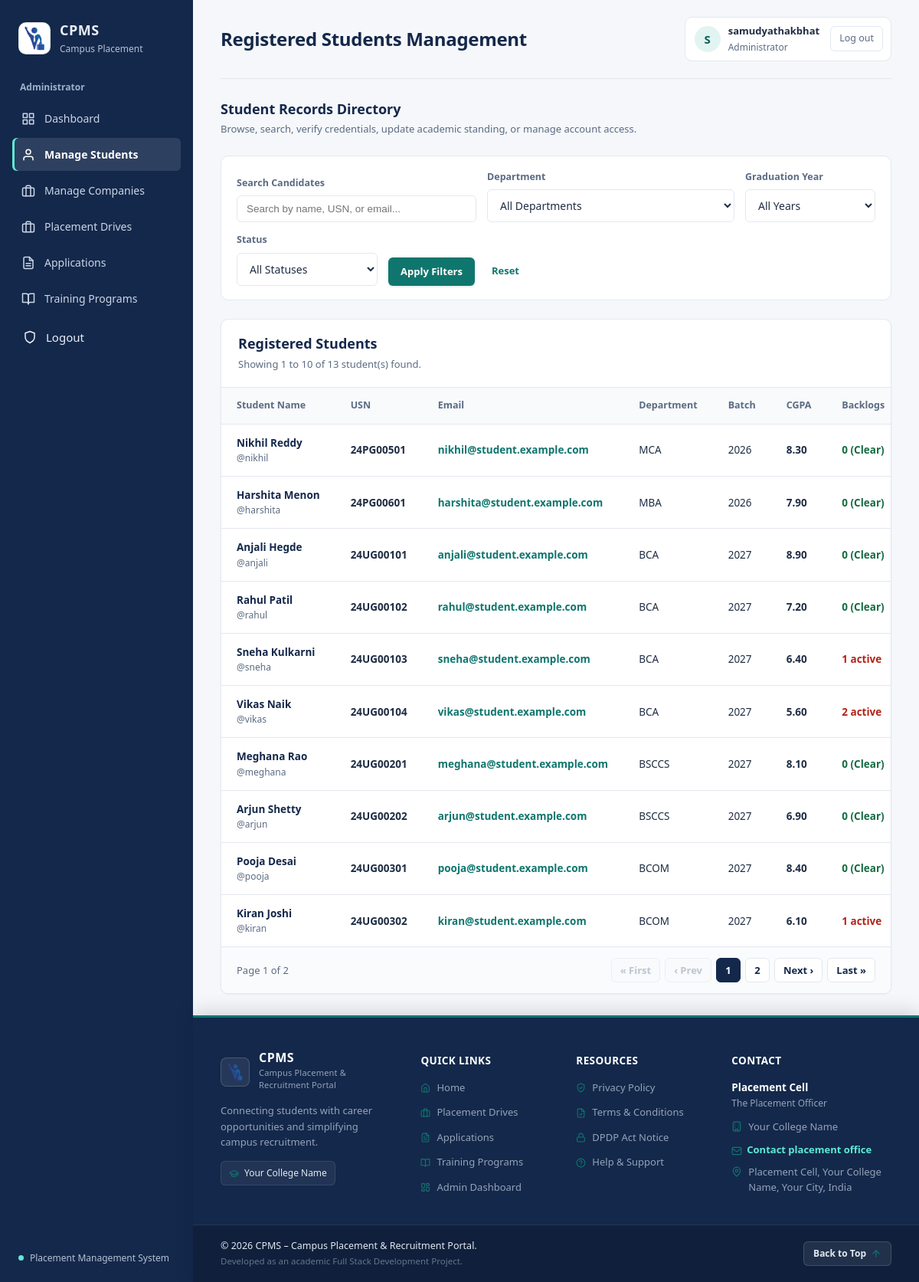
/admin-dashboard/students/ (signed in), run on the app's committed database.
### accounts/models.py (models this page shows, shortened)
class StudentProfile(models.Model):
    user = models.OneToOneField(
        User,
        on_delete=models.CASCADE,
        related_name="student_profile"
    )
    usn = models.CharField(max_length=20, unique=True)
    department = models.ForeignKey(
        Department,
        on_delete=models.PROTECT,
        related_name="students"
    )
    graduation_year = models.PositiveSmallIntegerField()
    cgpa = models.DecimalField(max_digits=4, decimal_places=2)
    active_backlogs = models.PositiveSmallIntegerField(default=0)
    phone = models.CharField(max_length=15, blank=True)
    resume = models.FileField(
        upload_to="resumes/",
        blank=True
    )
    consent_accepted_at = models.DateTimeField(null=True, blank=True)
    consent_version = models.CharField(max_length=20, blank=True)
    created_at = models.DateTimeField(auto_now_add=True)
    class Meta:
        ordering = ["usn"]

class Department(models.Model):
    name = models.CharField(max_length=100, unique=True)
    code = models.CharField(max_length=10, unique=True)
    description = models.TextField(blank=True)
    class Meta:
        ordering = ["name"]

### accounts/admin_views.py (the view, shortened to what this page needs)
# urls.py: path("admin-dashboard/students/", admin_views.admin_student_list_view, name="admin_student_list"),
@staff_required
def admin_student_list_view(request):
    students = (
        StudentProfile.objects.select_related("user", "department")
        .order_by("usn")
    )
    query = request.GET.get("q", "").strip()
    dept_id = request.GET.get("department", "").strip()
    if dept_id.isdigit():
        students = students.filter(department_id=int(dept_id))
    year = request.GET.get("year", "").strip()
    if year.isdigit():
        students = students.filter(graduation_year=int(year))
    status_filter = request.GET.get("status", "").strip()
    if status_filter == "active":
        students = students.filter(user__is_active=True)
    elif status_filter == "inactive":
        students = students.filter(user__is_active=False)
    paginator = Paginator(students, 10)
    page_number = request.GET.get("page", 1)
    page_obj = paginator.get_page(page_number)
    departments = Department.objects.all()
    graduation_years = (
        StudentProfile.objects.values_list("graduation_year", flat=True)
        .distinct()
        .order_by("graduation_year")
    )
    params = request.GET.copy()
    params.pop("page", None)
    query_string = params.urlencode()
    context = {
        "page_obj": page_obj,
        "departments": departments,
        "graduation_years": graduation_years,
        "selected_dept": int(dept_id) if dept_id.isdigit() else "",
        "selected_year": int(year) if year.isdigit() else "",
        "selected_status": status_filter,
        "search_query": query,
        "query_string": query_string,
        "total_count": paginator.count,
    }
    return render(request, "admin_portal/students/list.html", context)

### templates/admin_portal/students/list.html (shortened to what this page needs)
{% extends "base.html" %}
{% block page_heading %}Registered Students Management{% endblock %}
{% block content %}
<div class="welcome-row">
    <div>
        <h2>Student Records Directory</h2>
        <p>Browse, search, verify credentials, update academic standing, or manage account access.</p>
    </div>
</div>
<form method="get" class="training-filters" style="margin-bottom: 24px;">
    <div class="filter-field" style="flex: 2; min-width: 220px;">
        <label for="search-input">Search Candidates</label>
        <input type="text"
               id="search-input"
               name="q"
               value="{{ search_query }}"
               placeholder="Search by name, USN, or email..."
               style="width: 100%; padding: 9px 12px; border: 1px solid var(--border); border-radius: var(--radius-sm); font-size: 13.5px;">
    </div>
    <div class="filter-field" style="min-width: 170px;">
        <label for="dept-select">Department</label>
        <select id="dept-select" name="department">
            <option value="">All Departments</option>
        </select>
    </div>
    <div class="filter-field" style="min-width: 140px;">
        <label for="year-select">Graduation Year</label>
        <select id="year-select" name="year">
            <option value="">All Years</option>
        </select>
    </div>
    <div class="filter-field" style="min-width: 130px;">
        <label for="status-select">Status</label>
        <select id="status-select" name="status">
            <option value="">All Statuses</option>
        </select>
    </div>
    <button type="submit" class="primary-button" style="align-self: flex-end;">Apply Filters</button>
    <a class="reset-link" href="{% url 'admin_student_list' %}" style="align-self: flex-end; padding-bottom: 10px;">Reset</a>
</form>
<section class="panel">
    <div class="panel-heading" style="display: flex; justify-content: space-between; align-items: center;">
        <div>
            <h2>Registered Students</h2>
            <p>Showing {{ page_obj.start_index|default:0 }} to {{ page_obj.end_index|default:0 }} of {{ total_count }} student(s) found.</p>
        </div>
    </div>
    {% if page_obj %}
        <div class="table-wrapper">
            <table>
                <thead>
                    <tr>
                        <th>Student Name</th>
                        <th>USN</th>
                        <th>Email</th>
                        <th>Department</th>
                        <th>Batch</th>
                        <th>CGPA</th>
                        <th>Backlogs</th>
                    </tr>
                </thead>
                <tbody>
                    {% for student in page_obj %}
                    <tr>
                        <td class="student-meta-cell">
                            <strong>{{ student.user.get_full_name|default:student.user.username }}</strong>
                            <small>@{{ student.user.username }}</small>
                        </td>
                        <td><strong>{{ student.usn }}</strong></td>
                        <td><a class="text-link" href="mailto:{{ student.user.email }}">{{ student.user.email }}</a></td>
                        <td>{{ student.department.code }}</td>
                        <td>{{ student.graduation_year }}</td>
                        <td><strong>{{ student.cgpa }}</strong></td>
                        <td>
                            {% if student.active_backlogs > 0 %}
                                <span style="color: var(--danger); font-weight: 600;">{{ student.active_backlogs }} active</span>
                            {% else %}
                                <span style="color: var(--ok); font-weight: 550;">0 (Clear)</span>
                            {% endif %}
                        </td>
                    </tr>
                    {% endfor %}
                </tbody>
            </table>
        </div>
        {% if page_obj.has_other_pages %}
        <div class="pagination-wrapper">
            <span>Page {{ page_obj.number }} of {{ page_obj.paginator.num_pages }}</span>
            <div class="pagination-nav">
                {% if page_obj.has_previous %}
                    <a class="page-btn" href="?page=1{% if query_string %}&{{ query_string }}{% endif %}">&laquo; First</a>
                    <a class="page-btn" href="?page={{ page_obj.previous_page_number }}{% if query_string %}&{{ query_string }}{% endif %}">&lsaquo; Prev</a>
                {% else %}
                    <span class="page-btn disabled">&laquo; First</span>
                    <span class="page-btn disabled">&lsaquo; Prev</span>
                {% endif %}
                {% for p in page_obj.paginator.page_range %}
                    {% if p >= page_obj.number|add:"-2" and p <= page_obj.number|add:"2" %}
                        {% if p == page_obj.number %}
                            <span class="page-btn active">{{ p }}</span>
                        {% else %}
                            <a class="page-btn" href="?page={{ p }}{% if query_string %}&{{ query_string }}{% endif %}">{{ p }}</a>
                        {% endif %}
                    {% endif %}
                {% endfor %}
                {% if page_obj.has_next %}
                    <a class="page-btn" href="?page={{ page_obj.next_page_number }}{% if query_string %}&{{ query_string }}{% endif %}">Next &rsaquo;</a>
                    <a class="page-btn" href="?page={{ page_obj.paginator.num_pages }}{% if query_string %}&{{ query_string }}{% endif %}">Last &raquo;</a>
                {% else %}
                    <span class="page-btn disabled">Next &rsaquo;</span>
                    <span class="page-btn disabled">Last &raquo;</span>
                {% endif %}
            </div>
        </div>
        {% endif %}
    {% else %}
        <div class="empty-state">
            <h3>No students match your criteria</h3>
            <p>Try modifying your search keywords or resetting the department and year filters.</p>
            <a class="text-link" href="{% url 'admin_student_list' %}">Reset all filters</a>
        </div>
    {% endif %}
</section>
{% endblock %}

### templates/base.html (shortened to what this page needs)
{% load static %}
<!DOCTYPE html>
<html lang="en">
<head>
    <link rel="stylesheet" href="{% static 'css/style.css' %}?v=4">
</head>
<body>
    {% with page=request.resolver_match.url_name %}
    <div class="app-shell" id="top">
        <aside class="sidebar">
            <a class="brand" href="/">
                <span class="brand-mark">
                    <img src="{% static 'images/cpms_emblem.png' %}" alt="CPMS" class="brand-logo-img">
                </span>
                <span>
                    <strong>CPMS</strong>
                    <small>Campus Placement</small>
                </span>
            </a>
            {% if user.is_staff or user.is_superuser %}
            <p class="nav-label">Administrator</p>
            <nav class="navigation">
                <a data-icon="grid" class="nav-link {% if page == 'staff_dashboard' or page == 'admin_dashboard' %}active{% endif %}" href="{% url 'admin_dashboard' %}">Dashboard</a>
                <a data-icon="user" class="nav-link {% if 'admin_student' in page %}active{% endif %}" href="{% url 'admin_student_list' %}">Manage Students</a>
                <a data-icon="briefcase" class="nav-link {% if 'admin_company' in page %}active{% endif %}" href="{% url 'admin_company_list' %}">Manage Companies</a>
                <a data-icon="briefcase" class="nav-link {% if 'admin_drive' in page or page == 'placement_drives' or page == 'drive_detail' %}active{% endif %}" href="{% url 'admin_drive_list' %}">Placement Drives</a>
                <a data-icon="file" class="nav-link {% if 'admin_application' in page or page == 'manage_applications' %}active{% endif %}" href="{% url 'admin_application_list' %}">Applications</a>
                <a data-icon="book" class="nav-link {% if 'admin_training' in page %}active{% endif %}" href="{% url 'admin_training_list' %}">Training Programs</a>
                <form method="post" action="{% url 'accounts:logout' %}" style="display: block; width: 100%; margin-top: 4px;">
                    <button type="submit" class="nav-link" data-icon="shield" style="width: 100%; text-align: left; background: none; border: none; cursor: pointer; color: inherit; font: inherit; padding: 10px 14px;">
                        Logout
                    </button>
                </form>
            </nav>
            {% endif %}
            <div class="sidebar-footer">
                <span class="status-dot"></span>
                <span>Placement Management System</span>
            </div>
        </aside>
        <main class="main-content">
            <header class="topbar">
                <h1>{% block page_heading %}Dashboard{% endblock %}</h1>
                <div class="user-chip">
                    <span class="avatar" aria-hidden="true">{{ user.username|slice:":1"|upper }}</span>
                    <span>
                        <strong>{{ user.get_full_name|default:user.username }}</strong>
                        <small>{% if user.is_staff or user.is_superuser %}Administrator{% else %}Student{% endif %}</small>
                    </span>
                    <form method="post" action="{% url 'accounts:logout' %}" class="logout-form">
                        <button type="submit" class="logout-button">Log out</button>
                    </form>
                </div>
            </header>
            <section class="page-content">
                {% block content %}{% endblock %}
            </section>
            {% include "includes/footer.html" %}
        </main>
    </div>
    {% endwith %}
</body>
</html>

### data on the page
StudentProfile: user.get_full_name "Nikhil Reddy", user.username "nikhil", usn "24PG00501", user.email "nikhil@student.example.com", department.code "MCA", graduation_year "2026", cgpa "8.30", active_backlogs "0 (Clear)"
StudentProfile: user.get_full_name "Harshita Menon", user.username "harshita", usn "24PG00601", user.email "harshita@student.example.com", department.code "MBA", graduation_year "2026", cgpa "7.90", active_backlogs "0 (Clear)"
StudentProfile: user.get_full_name "Anjali Hegde", user.username "anjali", usn "24UG00101", user.email "anjali@student.example.com", department.code "BCA", graduation_year "2027", cgpa "8.90", active_backlogs "0 (Clear)"
StudentProfile: user.get_full_name "Rahul Patil", user.username "rahul", usn "24UG00102", user.email "rahul@student.example.com", department.code "BCA", graduation_year "2027", cgpa "7.20", active_backlogs "0 (Clear)"
StudentProfile: user.get_full_name "Sneha Kulkarni", user.username "sneha", usn "24UG00103", user.email "sneha@student.example.com", department.code "BCA", graduation_year "2027", cgpa "6.40", active_backlogs "1"
StudentProfile: user.get_full_name "Vikas Naik", user.username "vikas", usn "24UG00104", user.email "vikas@student.example.com", department.code "BCA", graduation_year "2027", cgpa "5.60", active_backlogs "2"
StudentProfile: user.get_full_name "Meghana Rao", user.username "meghana", usn "24UG00201", user.email "meghana@student.example.com", department.code "BSCCS", graduation_year "2027", cgpa "8.10", active_backlogs "0 (Clear)"
StudentProfile: user.get_full_name "Arjun Shetty", user.username "arjun", usn "24UG00202", user.email "arjun@student.example.com", department.code "BSCCS", graduation_year "2027", cgpa "6.90", active_backlogs "0 (Clear)"
StudentProfile: user.get_full_name "Pooja Desai", user.username "pooja", usn "24UG00301", user.email "pooja@student.example.com", department.code "BCOM", graduation_year "2027", cgpa "8.40", active_backlogs "0 (Clear)"
StudentProfile: user.get_full_name "Kiran Joshi", user.username "kiran", usn "24UG00302", user.email "kiran@student.example.com", department.code "BCOM", graduation_year "2027", cgpa "6.10", active_backlogs "1"

### other printed values
{{ user.username|slice:":1"|upper }} "S"
{{ user.get_full_name|default:user.username }} "samudyathakbhat"
{{ page_obj.start_index|default:0 }} "1"
{{ page_obj.end_index|default:0 }} "10"
{{ total_count }} "13"
{{ page_obj.number }} "1"
{{ page_obj.paginator.num_pages }} "2"
{{ p }} "1"
{{ p }} "2"
{{ INSTITUTION_NAME }} "Your College Name"
{{ GRIEVANCE_OFFICER }} "The Placement Officer"
{{ INSTITUTION_ADDRESS }} "Placement Cell, Your College Name, Your City, India"
